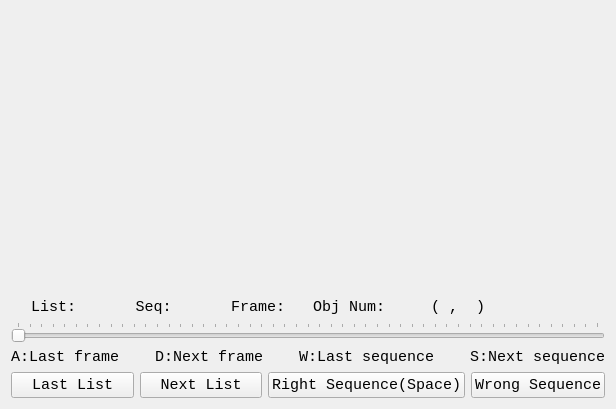
<?xml version="1.0" encoding="UTF-8"?>
<ui version="4.0">
 <class>Form</class>
 <widget class="QWidget" name="Form">
  <property name="geometry">
   <rect>
    <x>0</x>
    <y>0</y>
    <width>602</width>
    <height>409</height>
   </rect>
  </property>
  <property name="sizePolicy">
   <sizepolicy hsizetype="Minimum" vsizetype="Minimum">
    <horstretch>0</horstretch>
    <verstretch>0</verstretch>
   </sizepolicy>
  </property>
  <property name="windowTitle">
   <string>Initial Scribbles Collector</string>
  </property>
  <layout class="QHBoxLayout" name="horizontalLayout_2">
   <item>
    <layout class="QVBoxLayout" name="verticalLayout">
     <item>
      <widget class="QLabel" name="canvas">
       <property name="sizePolicy">
        <sizepolicy hsizetype="MinimumExpanding" vsizetype="MinimumExpanding">
         <horstretch>0</horstretch>
         <verstretch>0</verstretch>
        </sizepolicy>
       </property>
       <property name="minimumSize">
        <size>
         <width>0</width>
         <height>0</height>
        </size>
       </property>
       <property name="cursor">
        <cursorShape>CrossCursor</cursorShape>
       </property>
       <property name="mouseTracking">
        <bool>true</bool>
       </property>
       <property name="text">
        <string/>
       </property>
       <property name="alignment">
        <set>Qt::AlignLeading|Qt::AlignLeft|Qt::AlignTop</set>
       </property>
      </widget>
     </item>
     <item>
      <layout class="QHBoxLayout" name="horizontalLayout_7">
       <item>
        <widget class="QLabel" name="label_list">
         <property name="font">
          <font>
           <family>Consolas</family>
           <pointsize>11</pointsize>
          </font>
         </property>
         <property name="text">
          <string>List: </string>
         </property>
         <property name="alignment">
          <set>Qt::AlignCenter</set>
         </property>
        </widget>
       </item>
       <item>
        <widget class="QLabel" name="label_seq">
         <property name="font">
          <font>
           <family>Consolas</family>
           <pointsize>11</pointsize>
           <weight>50</weight>
           <italic>false</italic>
           <bold>false</bold>
           <underline>false</underline>
           <strikeout>false</strikeout>
          </font>
         </property>
         <property name="text">
          <string>Seq: </string>
         </property>
         <property name="alignment">
          <set>Qt::AlignCenter</set>
         </property>
        </widget>
       </item>
       <item>
        <widget class="QLabel" name="label_frame">
         <property name="sizePolicy">
          <sizepolicy hsizetype="Minimum" vsizetype="Minimum">
           <horstretch>0</horstretch>
           <verstretch>0</verstretch>
          </sizepolicy>
         </property>
         <property name="font">
          <font>
           <family>Consolas</family>
           <pointsize>11</pointsize>
           <weight>50</weight>
           <bold>false</bold>
          </font>
         </property>
         <property name="text">
          <string>Frame:</string>
         </property>
         <property name="alignment">
          <set>Qt::AlignCenter</set>
         </property>
        </widget>
       </item>
       <item>
        <widget class="QLabel" name="label_obj">
         <property name="font">
          <font>
           <family>Consolas</family>
           <pointsize>11</pointsize>
           <weight>50</weight>
           <bold>false</bold>
          </font>
         </property>
         <property name="text">
          <string>Obj Num:  </string>
         </property>
         <property name="alignment">
          <set>Qt::AlignCenter</set>
         </property>
        </widget>
       </item>
       <item>
        <widget class="QLabel" name="label_xy">
         <property name="font">
          <font>
           <family>Consolas</family>
           <pointsize>11</pointsize>
          </font>
         </property>
         <property name="text">
          <string>( ,  )</string>
         </property>
         <property name="alignment">
          <set>Qt::AlignCenter</set>
         </property>
        </widget>
       </item>
       <item>
        <widget class="QLabel" name="label_info">
         <property name="font">
          <font>
           <family>Consolas</family>
           <pointsize>11</pointsize>
           <weight>75</weight>
           <bold>true</bold>
          </font>
         </property>
         <property name="text">
          <string/>
         </property>
         <property name="alignment">
          <set>Qt::AlignCenter</set>
         </property>
        </widget>
       </item>
      </layout>
     </item>
     <item>
      <widget class="QSlider" name="horizontalSlider">
       <property name="sizePolicy">
        <sizepolicy hsizetype="Minimum" vsizetype="Minimum">
         <horstretch>0</horstretch>
         <verstretch>0</verstretch>
        </sizepolicy>
       </property>
       <property name="mouseTracking">
        <bool>false</bool>
       </property>
       <property name="focusPolicy">
        <enum>Qt::NoFocus</enum>
       </property>
       <property name="maximum">
        <number>50</number>
       </property>
       <property name="orientation">
        <enum>Qt::Horizontal</enum>
       </property>
       <property name="tickPosition">
        <enum>QSlider::TicksAbove</enum>
       </property>
      </widget>
     </item>
     <item>
      <widget class="QLabel" name="label">
       <property name="font">
        <font>
         <family>Consolas</family>
         <pointsize>11</pointsize>
        </font>
       </property>
       <property name="text">
        <string>A:Last frame    D:Next frame    W:Last sequence    S:Next sequence</string>
       </property>
      </widget>
     </item>
     <item>
      <layout class="QHBoxLayout" name="horizontalLayout_3">
       <item>
        <widget class="QPushButton" name="pushButton_last_list">
         <property name="font">
          <font>
           <family>Consolas</family>
           <pointsize>11</pointsize>
          </font>
         </property>
         <property name="focusPolicy">
          <enum>Qt::NoFocus</enum>
         </property>
         <property name="text">
          <string>Last List</string>
         </property>
        </widget>
       </item>
       <item>
        <widget class="QPushButton" name="pushButton_next_list">
         <property name="font">
          <font>
           <family>Consolas</family>
           <pointsize>11</pointsize>
          </font>
         </property>
         <property name="focusPolicy">
          <enum>Qt::NoFocus</enum>
         </property>
         <property name="text">
          <string>Next List</string>
         </property>
        </widget>
       </item>
       <item>
        <widget class="QPushButton" name="pushButton_right">
         <property name="font">
          <font>
           <family>Consolas</family>
           <pointsize>11</pointsize>
          </font>
         </property>
         <property name="focusPolicy">
          <enum>Qt::NoFocus</enum>
         </property>
         <property name="text">
          <string>Right Sequence(Space)</string>
         </property>
        </widget>
       </item>
       <item>
        <widget class="QPushButton" name="pushButton_err">
         <property name="font">
          <font>
           <family>Consolas</family>
           <pointsize>11</pointsize>
           <weight>50</weight>
           <bold>false</bold>
          </font>
         </property>
         <property name="focusPolicy">
          <enum>Qt::NoFocus</enum>
         </property>
         <property name="text">
          <string>Wrong Sequence</string>
         </property>
        </widget>
       </item>
      </layout>
     </item>
    </layout>
   </item>
  </layout>
 </widget>
 <resources/>
 <connections/>
</ui>
